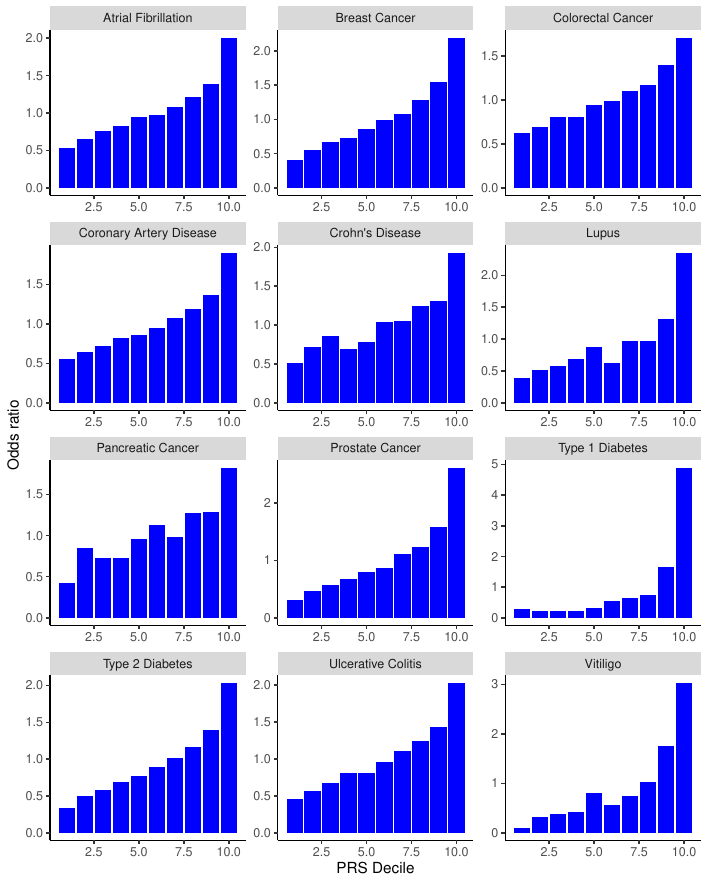

The R source for this figure:
library(ggpubr)
library(ggplot2)

prsors<-read.table("./data/prs_deciles.txt", header=T)

histplot<-ggplot(prsors, aes(y=or, x=decile)) + geom_bar(position="dodge", stat="identity", fill="blue") + ylab("Odds ratio") + xlab("PRS Decile")+facet_wrap(phenotype ~ ., ncol=3, scales="free") + theme(panel.background = element_blank(),axis.line = element_line(colour = "black"))

ggsave("./figures/ExtFig4.pdf", plot=histplot, dpi=300, width=180, height=225, units=c("mm"), device="pdf")
ggsave("./figures/ExtFig4.jpg", plot=histplot, dpi=300, width=180, height=225, units=c("mm"), device="jpg")
